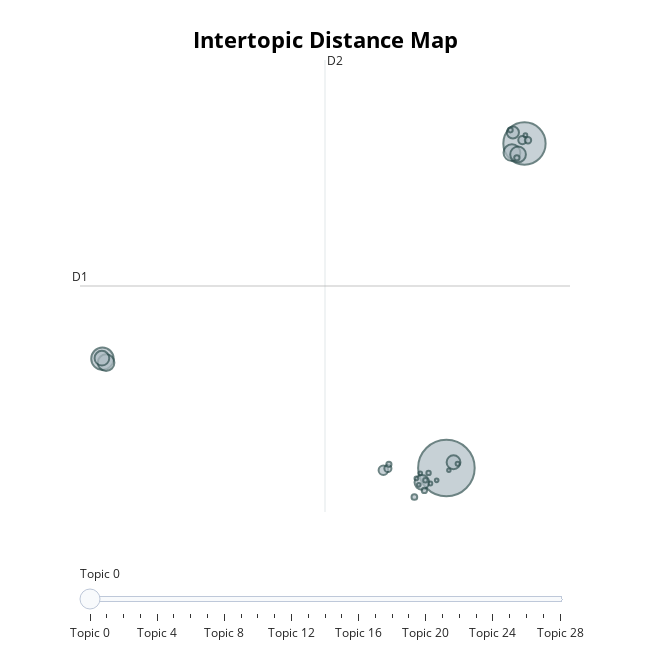

The notebook cell saved with this chart:
### Code cell
neg_topic_model = neg_topic_model.reduce_topics(neg_docs, nr_topics=30)
neg_topic_model.visualize_topics()

### Figure 1 — Plotly figure (JSON) as saved in the notebook; plotly's stock layout.template omitted (floating-point values rounded to 4 significant figures)
{"data": [{"customdata": [[0, "trash | like | play | get | make", 2665], [1, "iron | keep | bad | play | tyler", 1489], [2, "make | like | enemy | play | get", 418], [3, "get | make | play | like | time", 235], [4, "bad | enemy | play | make | get", 229], [5, "hate | gamei | make | one | play", 205], [6, "get | good | make | like | enemy", 180], [7, "bad | like | play | time | make", 179], [8, "bad | enemy | like | play | get", 159], [9, "play | get | like | buy | time", 122], [10, "undead | ii | story | play | character", 76], [11, "play | woof | like | fuck | feel", 56], [12, "enemy | really | get | player | many", 42], [13, "folder | steam | suck | bad | server", 34], [14, "pc | money | make | good | felt", 27], [15, "enemy | attack | hit | shield | single", 24], [16, "controller | pc | kb | mouse | however", 23], [17, "console | company | pc | armorer | buy", 22], [18, "creature | double | click | fromsoftware | actually", 18], [19, "dota | like | thing | hour | fit", 16], [20, "cheater | vac | dream | blabla | guest", 16], [21, "ambiguity | gfwl | griefing | chat | enjoy", 14], [22, "title | model | sound | functional | sell", 12], [23, "gankfest | get | include | pc | play", 12], [24, "watch | warrior | hulk | keybinds | input", 11], [25, "mob | fight | dig | zone | could", 11], [26, "hack | lag | graphix | well | getosado", 11], [27, "stupid | rpice | pensioner | nono | downgrade", 11], [28, "riddle | full | devastating | beleve | thesurge", 10]], "hovertemplate": "<b>Topic %{customdata[0]}</b><br>%{customdata[1]}<br>Size: %{customdata[2]}", "legendgroup": "", "marker": {"color": "#B0BEC5", "line": {"color": "DarkSlateGrey", "width": 2}, "size": [2665, 1489, 418, 235, 229, 205, 180, 179, 159, 122, 76, 56, 42, 34, 27, 24, 23, 22, 18, 16, 16, 14, 12, 12, 11, 11, 11, 11, 10], "sizemode": "area", "sizeref": 1.666, "symbol": "circle"}, "mode": "markers", "name": "", "orientation": "v", "showlegend": false, "type": "scatter", "x": [12.89, 17.96, -9.455, 17.15, -9.217, 17.54, -9.488, 11.3, 13.35, 17.21, 8.795, 17.82, 9.088, 18.19, 10.81, 17.47, 11.46, 9.154, 17.05, 11.52, 11.73, 13.62, 18.02, 11.85, 10.94, 12.26, 11.1, 11.19, 13.05], "xaxis": "x", "y": [7.805, 27.43, 14.42, 26.88, 14.18, 26.77, 14.45, 6.941, 8.154, 28.1, 7.671, 27.64, 7.775, 27.63, 6.054, 26.56, 6.452, 8.028, 28.25, 7.067, 7.511, 8.059, 27.94, 6.871, 7.177, 7.062, 6.79, 7.483, 7.674], "yaxis": "y"}], "layout": {"annotations": [{"showarrow": false, "text": "D1", "x": -10.91, "y": 18.81, "yshift": 10}, {"showarrow": false, "text": "D2", "x": 5.003, "xshift": 10, "y": 32.48}], "height": 650, "hoverlabel": {"bgcolor": "white", "font": {"family": "Rockwell", "size": 16}}, "legend": {"itemsizing": "constant", "tracegroupgap": 0}, "margin": {"t": 60}, "shapes": [{"line": {"color": "#CFD8DC", "width": 2}, "type": "line", "x0": 5.003, "x1": 5.003, "y0": 5.146, "y1": 32.48}, {"line": {"color": "#9E9E9E", "width": 2}, "type": "line", "x0": -10.91, "x1": 20.92, "y0": 18.81, "y1": 18.81}], "sliders": [{"active": 0, "pad": {"t": 50}, "steps": [{"args": [{"marker.color": [["red", "#B0BEC5", "#B0BEC5", "#B0BEC5", "#B0BEC5", "#B0BEC5", "#B0BEC5", "#B0BEC5", "#B0BEC5", "#B0BEC5", "#B0BEC5", "#B0BEC5", "#B0BEC5", "#B0BEC5", "#B0BEC5", "#B0BEC5", "#B0BEC5", "#B0BEC5", "#B0BEC5", "#B0BEC5", "#B0BEC5", "#B0BEC5", "#B0BEC5", "#B0BEC5", "#B0BEC5", "#B0BEC5", "#B0BEC5", "#B0BEC5", "#B0BEC5"]]}], "label": "Topic 0", "method": "update"}, {"args": [{"marker.color": [["#B0BEC5", "red", "#B0BEC5", "#B0BEC5", "#B0BEC5", "#B0BEC5", "#B0BEC5", "#B0BEC5", "#B0BEC5", "#B0BEC5", "#B0BEC5", "#B0BEC5", "#B0BEC5", "#B0BEC5", "#B0BEC5", "#B0BEC5", "#B0BEC5", "#B0BEC5", "#B0BEC5", "#B0BEC5", "#B0BEC5", "#B0BEC5", "#B0BEC5", "#B0BEC5", "#B0BEC5", "#B0BEC5", "#B0BEC5", "#B0BEC5", "#B0BEC5"]]}], "label": "Topic 1", "method": "update"}, {"args": [{"marker.color": [["#B0BEC5", "#B0BEC5", "red", "#B0BEC5", "#B0BEC5", "#B0BEC5", "#B0BEC5", "#B0BEC5", "#B0BEC5", "#B0BEC5", "#B0BEC5", "#B0BEC5", "#B0BEC5", "#B0BEC5", "#B0BEC5", "#B0BEC5", "#B0BEC5", "#B0BEC5", "#B0BEC5", "#B0BEC5", "#B0BEC5", "#B0BEC5", "#B0BEC5", "#B0BEC5", "#B0BEC5", "#B0BEC5", "#B0BEC5", "#B0BEC5", "#B0BEC5"]]}], "label": "Topic 2", "method": "update"}, {"args": [{"marker.color": [["#B0BEC5", "#B0BEC5", "#B0BEC5", "red", "#B0BEC5", "#B0BEC5", "#B0BEC5", "#B0BEC5", "#B0BEC5", "#B0BEC5", "#B0BEC5", "#B0BEC5", "#B0BEC5", "#B0BEC5", "#B0BEC5", "#B0BEC5", "#B0BEC5", "#B0BEC5", "#B0BEC5", "#B0BEC5", "#B0BEC5", "#B0BEC5", "#B0BEC5", "#B0BEC5", "#B0BEC5", "#B0BEC5", "#B0BEC5", "#B0BEC5", "#B0BEC5"]]}], "label": "Topic 3", "method": "update"}, {"args": [{"marker.color": [["#B0BEC5", "#B0BEC5", "#B0BEC5", "#B0BEC5", "red", "#B0BEC5", "#B0BEC5", "#B0BEC5", "#B0BEC5", "#B0BEC5", "#B0BEC5", "#B0BEC5", "#B0BEC5", "#B0BEC5", "#B0BEC5", "#B0BEC5", "#B0BEC5", "#B0BEC5", "#B0BEC5", "#B0BEC5", "#B0BEC5", "#B0BEC5", "#B0BEC5", "#B0BEC5", "#B0BEC5", "#B0BEC5", "#B0BEC5", "#B0BEC5", "#B0BEC5"]]}], "label": "Topic 4", "method": "update"}, {"args": [{"marker.color": [["#B0BEC5", "#B0BEC5", "#B0BEC5", "#B0BEC5", "#B0BEC5", "red", "#B0BEC5", "#B0BEC5", "#B0BEC5", "#B0BEC5", "#B0BEC5", "#B0BEC5", "#B0BEC5", "#B0BEC5", "#B0BEC5", "#B0BEC5", "#B0BEC5", "#B0BEC5", "#B0BEC5", "#B0BEC5", "#B0BEC5", "#B0BEC5", "#B0BEC5", "#B0BEC5", "#B0BEC5", "#B0BEC5", "#B0BEC5", "#B0BEC5", "#B0BEC5"]]}], "label": "Topic 5", "method": "update"}, {"args": [{"marker.color": [["#B0BEC5", "#B0BEC5", "#B0BEC5", "#B0BEC5", "#B0BEC5", "#B0BEC5", "red", "#B0BEC5", "#B0BEC5", "#B0BEC5", "#B0BEC5", "#B0BEC5", "#B0BEC5", "#B0BEC5", "#B0BEC5", "#B0BEC5", "#B0BEC5", "#B0BEC5", "#B0BEC5", "#B0BEC5", "#B0BEC5", "#B0BEC5", "#B0BEC5", "#B0BEC5", "#B0BEC5", "#B0BEC5", "#B0BEC5", "#B0BEC5", "#B0BEC5"]]}], "label": "Topic 6", "method": "update"}, {"args": [{"marker.color": [["#B0BEC5", "#B0BEC5", "#B0BEC5", "#B0BEC5", "#B0BEC5", "#B0BEC5", "#B0BEC5", "red", "#B0BEC5", "#B0BEC5", "#B0BEC5", "#B0BEC5", "#B0BEC5", "#B0BEC5", "#B0BEC5", "#B0BEC5", "#B0BEC5", "#B0BEC5", "#B0BEC5", "#B0BEC5", "#B0BEC5", "#B0BEC5", "#B0BEC5", "#B0BEC5", "#B0BEC5", "#B0BEC5", "#B0BEC5", "#B0BEC5", "#B0BEC5"]]}], "label": "Topic 7", "method": "update"}, {"args": [{"marker.color": [["#B0BEC5", "#B0BEC5", "#B0BEC5", "#B0BEC5", "#B0BEC5", "#B0BEC5", "#B0BEC5", "#B0BEC5", "red", "#B0BEC5", "#B0BEC5", "#B0BEC5", "#B0BEC5", "#B0BEC5", "#B0BEC5", "#B0BEC5", "#B0BEC5", "#B0BEC5", "#B0BEC5", "#B0BEC5", "#B0BEC5", "#B0BEC5", "#B0BEC5", "#B0BEC5", "#B0BEC5", "#B0BEC5", "#B0BEC5", "#B0BEC5", "#B0BEC5"]]}], "label": "Topic 8", "method": "update"}, {"args": [{"marker.color": [["#B0BEC5", "#B0BEC5", "#B0BEC5", "#B0BEC5", "#B0BEC5", "#B0BEC5", "#B0BEC5", "#B0BEC5", "#B0BEC5", "red", "#B0BEC5", "#B0BEC5", "#B0BEC5", "#B0BEC5", "#B0BEC5", "#B0BEC5", "#B0BEC5", "#B0BEC5", "#B0BEC5", "#B0BEC5", "#B0BEC5", "#B0BEC5", "#B0BEC5", "#B0BEC5", "#B0BEC5", "#B0BEC5", "#B0BEC5", "#B0BEC5", "#B0BEC5"]]}], "label": "Topic 9", "method": "update"}, {"args": [{"marker.color": [["#B0BEC5", "#B0BEC5", "#B0BEC5", "#B0BEC5", "#B0BEC5", "#B0BEC5", "#B0BEC5", "#B0BEC5", "#B0BEC5", "#B0BEC5", "red", "#B0BEC5", "#B0BEC5", "#B0BEC5", "#B0BEC5", "#B0BEC5", "#B0BEC5", "#B0BEC5", "#B0BEC5", "#B0BEC5", "#B0BEC5", "#B0BEC5", "#B0BEC5", "#B0BEC5", "#B0BEC5", "#B0BEC5", "#B0BEC5", "#B0BEC5", "#B0BEC5"]]}], "label": "Topic 10", "method": "update"}, {"args": [{"marker.color": [["#B0BEC5", "#B0BEC5", "#B0BEC5", "#B0BEC5", "#B0BEC5", "#B0BEC5", "#B0BEC5", "#B0BEC5", "#B0BEC5", "#B0BEC5", "#B0BEC5", "red", "#B0BEC5", "#B0BEC5", "#B0BEC5", "#B0BEC5", "#B0BEC5", "#B0BEC5", "#B0BEC5", "#B0BEC5", "#B0BEC5", "#B0BEC5", "#B0BEC5", "#B0BEC5", "#B0BEC5", "#B0BEC5", "#B0BEC5", "#B0BEC5", "#B0BEC5"]]}], "label": "Topic 11", "method": "update"}, {"args": [{"marker.color": [["#B0BEC5", "#B0BEC5", "#B0BEC5", "#B0BEC5", "#B0BEC5", "#B0BEC5", "#B0BEC5", "#B0BEC5", "#B0BEC5", "#B0BEC5", "#B0BEC5", "#B0BEC5", "red", "#B0BEC5", "#B0BEC5", "#B0BEC5", "#B0BEC5", "#B0BEC5", "#B0BEC5", "#B0BEC5", "#B0BEC5", "#B0BEC5", "#B0BEC5", "#B0BEC5", "#B0BEC5", "#B0BEC5", "#B0BEC5", "#B0BEC5", "#B0BEC5"]]}], "label": "Topic 12", "method": "update"}, {"args": [{"marker.color": [["#B0BEC5", "#B0BEC5", "#B0BEC5", "#B0BEC5", "#B0BEC5", "#B0BEC5", "#B0BEC5", "#B0BEC5", "#B0BEC5", "#B0BEC5", "#B0BEC5", "#B0BEC5", "#B0BEC5", "red", "#B0BEC5", "#B0BEC5", "#B0BEC5", "#B0BEC5", "#B0BEC5", "#B0BEC5", "#B0BEC5", "#B0BEC5", "#B0BEC5", "#B0BEC5", "#B0BEC5", "#B0BEC5", "#B0BEC5", "#B0BEC5", "#B0BEC5"]]}], "label": "Topic 13", "method": "update"}, {"args": [{"marker.color": [["#B0BEC5", "#B0BEC5", "#B0BEC5", "#B0BEC5", "#B0BEC5", "#B0BEC5", "#B0BEC5", "#B0BEC5", "#B0BEC5", "#B0BEC5", "#B0BEC5", "#B0BEC5", "#B0BEC5", "#B0BEC5", "red", "#B0BEC5", "#B0BEC5", "#B0BEC5", "#B0BEC5", "#B0BEC5", "#B0BEC5", "#B0BEC5", "#B0BEC5", "#B0BEC5", "#B0BEC5", "#B0BEC5", "#B0BEC5", "#B0BEC5", "#B0BEC5"]]}], "label": "Topic 14", "method": "update"}, {"args": [{"marker.color": [["#B0BEC5", "#B0BEC5", "#B0BEC5", "#B0BEC5", "#B0BEC5", "#B0BEC5", "#B0BEC5", "#B0BEC5", "#B0BEC5", "#B0BEC5", "#B0BEC5", "#B0BEC5", "#B0BEC5", "#B0BEC5", "#B0BEC5", "red", "#B0BEC5", "#B0BEC5", "#B0BEC5", "#B0BEC5", "#B0BEC5", "#B0BEC5", "#B0BEC5", "#B0BEC5", "#B0BEC5", "#B0BEC5", "#B0BEC5", "#B0BEC5", "#B0BEC5"]]}], "label": "Topic 15", "method": "update"}, {"args": [{"marker.color": [["#B0BEC5", "#B0BEC5", "#B0BEC5", "#B0BEC5", "#B0BEC5", "#B0BEC5", "#B0BEC5", "#B0BEC5", "#B0BEC5", "#B0BEC5", "#B0BEC5", "#B0BEC5", "#B0BEC5", "#B0BEC5", "#B0BEC5", "#B0BEC5", "red", "#B0BEC5", "#B0BEC5", "#B0BEC5", "#B0BEC5", "#B0BEC5", "#B0BEC5", "#B0BEC5", "#B0BEC5", "#B0BEC5", "#B0BEC5", "#B0BEC5", "#B0BEC5"]]}], "label": "Topic 16", "method": "update"}, {"args": [{"marker.color": [["#B0BEC5", "#B0BEC5", "#B0BEC5", "#B0BEC5", "#B0BEC5", "#B0BEC5", "#B0BEC5", "#B0BEC5", "#B0BEC5", "#B0BEC5", "#B0BEC5", "#B0BEC5", "#B0BEC5", "#B0BEC5", "#B0BEC5", "#B0BEC5", "#B0BEC5", "red", "#B0BEC5", "#B0BEC5", "#B0BEC5", "#B0BEC5", "#B0BEC5", "#B0BEC5", "#B0BEC5", "#B0BEC5", "#B0BEC5", "#B0BEC5", "#B0BEC5"]]}], "label": "Topic 17", "method": "update"}, {"args": [{"marker.color": [["#B0BEC5", "#B0BEC5", "#B0BEC5", "#B0BEC5", "#B0BEC5", "#B0BEC5", "#B0BEC5", "#B0BEC5", "#B0BEC5", "#B0BEC5", "#B0BEC5", "#B0BEC5", "#B0BEC5", "#B0BEC5", "#B0BEC5", "#B0BEC5", "#B0BEC5", "#B0BEC5", "red", "#B0BEC5", "#B0BEC5", "#B0BEC5", "#B0BEC5", "#B0BEC5", "#B0BEC5", "#B0BEC5", "#B0BEC5", "#B0BEC5", "#B0BEC5"]]}], "label": "Topic 18", "method": "update"}, {"args": [{"marker.color": [["#B0BEC5", "#B0BEC5", "#B0BEC5", "#B0BEC5", "#B0BEC5", "#B0BEC5", "#B0BEC5", "#B0BEC5", "#B0BEC5", "#B0BEC5", "#B0BEC5", "#B0BEC5", "#B0BEC5", "#B0BEC5", "#B0BEC5", "#B0BEC5", "#B0BEC5", "#B0BEC5", "#B0BEC5", "red", "#B0BEC5", "#B0BEC5", "#B0BEC5", "#B0BEC5", "#B0BEC5", "#B0BEC5", "#B0BEC5", "#B0BEC5", "#B0BEC5"]]}], "label": "Topic 19", "method": "update"}, {"args": [{"marker.color": [["#B0BEC5", "#B0BEC5", "#B0BEC5", "#B0BEC5", "#B0BEC5", "#B0BEC5", "#B0BEC5", "#B0BEC5", "#B0BEC5", "#B0BEC5", "#B0BEC5", "#B0BEC5", "#B0BEC5", "#B0BEC5", "#B0BEC5", "#B0BEC5", "#B0BEC5", "#B0BEC5", "#B0BEC5", "#B0BEC5", "red", "#B0BEC5", "#B0BEC5", "#B0BEC5", "#B0BEC5", "#B0BEC5", "#B0BEC5", "#B0BEC5", "#B0BEC5"]]}], "label": "Topic 20", "method": "update"}, {"args": [{"marker.color": [["#B0BEC5", "#B0BEC5", "#B0BEC5", "#B0BEC5", "#B0BEC5", "#B0BEC5", "#B0BEC5", "#B0BEC5", "#B0BEC5", "#B0BEC5", "#B0BEC5", "#B0BEC5", "#B0BEC5", "#B0BEC5", "#B0BEC5", "#B0BEC5", "#B0BEC5", "#B0BEC5", "#B0BEC5", "#B0BEC5", "#B0BEC5", "red", "#B0BEC5", "#B0BEC5", "#B0BEC5", "#B0BEC5", "#B0BEC5", "#B0BEC5", "#B0BEC5"]]}], "label": "Topic 21", "method": "update"}, {"args": [{"marker.color": [["#B0BEC5", "#B0BEC5", "#B0BEC5", "#B0BEC5", "#B0BEC5", "#B0BEC5", "#B0BEC5", "#B0BEC5", "#B0BEC5", "#B0BEC5", "#B0BEC5", "#B0BEC5", "#B0BEC5", "#B0BEC5", "#B0BEC5", "#B0BEC5", "#B0BEC5", "#B0BEC5", "#B0BEC5", "#B0BEC5", "#B0BEC5", "#B0BEC5", "red", "#B0BEC5", "#B0BEC5", "#B0BEC5", "#B0BEC5", "#B0BEC5", "#B0BEC5"]]}], "label": "Topic 22", "method": "update"}, {"args": [{"marker.color": [["#B0BEC5", "#B0BEC5", "#B0BEC5", "#B0BEC5", "#B0BEC5", "#B0BEC5", "#B0BEC5", "#B0BEC5", "#B0BEC5", "#B0BEC5", "#B0BEC5", "#B0BEC5", "#B0BEC5", "#B0BEC5", "#B0BEC5", "#B0BEC5", "#B0BEC5", "#B0BEC5", "#B0BEC5", "#B0BEC5", "#B0BEC5", "#B0BEC5", "#B0BEC5", "red", "#B0BEC5", "#B0BEC5", "#B0BEC5", "#B0BEC5", "#B0BEC5"]]}], "label": "Topic 23", "method": "update"}, {"args": [{"marker.color": [["#B0BEC5", "#B0BEC5", "#B0BEC5", "#B0BEC5", "#B0BEC5", "#B0BEC5", "#B0BEC5", "#B0BEC5", "#B0BEC5", "#B0BEC5", "#B0BEC5", "#B0BEC5", "#B0BEC5", "#B0BEC5", "#B0BEC5", "#B0BEC5", "#B0BEC5", "#B0BEC5", "#B0BEC5", "#B0BEC5", "#B0BEC5", "#B0BEC5", "#B0BEC5", "#B0BEC5", "red", "#B0BEC5", "#B0BEC5", "#B0BEC5", "#B0BEC5"]]}], "label": "Topic 24", "method": "update"}, {"args": [{"marker.color": [["#B0BEC5", "#B0BEC5", "#B0BEC5", "#B0BEC5", "#B0BEC5", "#B0BEC5", "#B0BEC5", "#B0BEC5", "#B0BEC5", "#B0BEC5", "#B0BEC5", "#B0BEC5", "#B0BEC5", "#B0BEC5", "#B0BEC5", "#B0BEC5", "#B0BEC5", "#B0BEC5", "#B0BEC5", "#B0BEC5", "#B0BEC5", "#B0BEC5", "#B0BEC5", "#B0BEC5", "#B0BEC5", "red", "#B0BEC5", "#B0BEC5", "#B0BEC5"]]}], "label": "Topic 25", "method": "update"}, {"args": [{"marker.color": [["#B0BEC5", "#B0BEC5", "#B0BEC5", "#B0BEC5", "#B0BEC5", "#B0BEC5", "#B0BEC5", "#B0BEC5", "#B0BEC5", "#B0BEC5", "#B0BEC5", "#B0BEC5", "#B0BEC5", "#B0BEC5", "#B0BEC5", "#B0BEC5", "#B0BEC5", "#B0BEC5", "#B0BEC5", "#B0BEC5", "#B0BEC5", "#B0BEC5", "#B0BEC5", "#B0BEC5", "#B0BEC5", "#B0BEC5", "red", "#B0BEC5", "#B0BEC5"]]}], "label": "Topic 26", "method": "update"}, {"args": [{"marker.color": [["#B0BEC5", "#B0BEC5", "#B0BEC5", "#B0BEC5", "#B0BEC5", "#B0BEC5", "#B0BEC5", "#B0BEC5", "#B0BEC5", "#B0BEC5", "#B0BEC5", "#B0BEC5", "#B0BEC5", "#B0BEC5", "#B0BEC5", "#B0BEC5", "#B0BEC5", "#B0BEC5", "#B0BEC5", "#B0BEC5", "#B0BEC5", "#B0BEC5", "#B0BEC5", "#B0BEC5", "#B0BEC5", "#B0BEC5", "#B0BEC5", "red", "#B0BEC5"]]}], "label": "Topic 27", "method": "update"}, {"args": [{"marker.color": [["#B0BEC5", "#B0BEC5", "#B0BEC5", "#B0BEC5", "#B0BEC5", "#B0BEC5", "#B0BEC5", "#B0BEC5", "#B0BEC5", "#B0BEC5", "#B0BEC5", "#B0BEC5", "#B0BEC5", "#B0BEC5", "#B0BEC5", "#B0BEC5", "#B0BEC5", "#B0BEC5", "#B0BEC5", "#B0BEC5", "#B0BEC5", "#B0BEC5", "#B0BEC5", "#B0BEC5", "#B0BEC5", "#B0BEC5", "#B0BEC5", "#B0BEC5", "red"]]}], "label": "Topic 28", "method": "update"}]}], "title": {"font": {"color": "Black", "size": 22}, "text": "<b>Intertopic Distance Map</b>", "x": 0.5, "xanchor": "center", "y": 0.95, "yanchor": "top"}, "width": 650, "xaxis": {"anchor": "y", "domain": [0, 1], "range": [-10.91, 20.92], "title": {"text": ""}, "visible": false}, "yaxis": {"anchor": "x", "domain": [0, 1], "range": [5.146, 32.48], "title": {"text": ""}, "visible": false}}}
